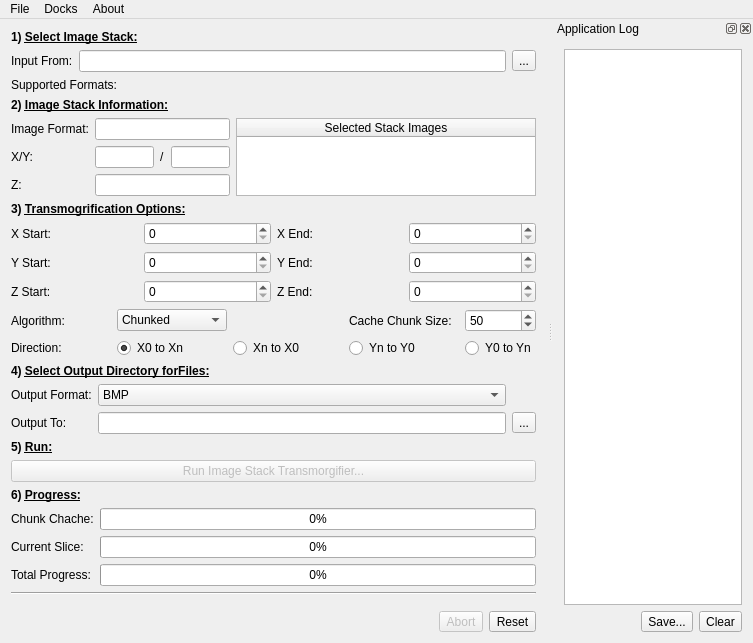
<?xml version="1.0" encoding="UTF-8"?>
<ui version="4.0">
 <class>MainWindow</class>
 <widget class="QMainWindow" name="MainWindow">
  <property name="geometry">
   <rect>
    <x>0</x>
    <y>0</y>
    <width>750</width>
    <height>640</height>
   </rect>
  </property>
  <property name="windowTitle">
   <string>Image Stack Transmogrifer</string>
  </property>
  <widget class="QWidget" name="centralWidget">
   <layout class="QVBoxLayout" name="verticalLayout">
    <item>
     <widget class="QLabel" name="label_6">
      <property name="text">
       <string>&lt;html&gt;&lt;head/&gt;&lt;body&gt;&lt;p&gt;&lt;span style=&quot; font-weight:600;&quot;&gt;1) &lt;/span&gt;&lt;span style=&quot; font-weight:600; text-decoration: underline;&quot;&gt;Select Image Stack:&lt;/span&gt;&lt;/p&gt;&lt;/body&gt;&lt;/html&gt;</string>
      </property>
     </widget>
    </item>
    <item>
     <layout class="QGridLayout" name="gridLayout">
      <item row="0" column="1">
       <widget class="QLineEdit" name="inputFrom">
        <property name="readOnly">
         <bool>true</bool>
        </property>
       </widget>
      </item>
      <item row="0" column="0">
       <widget class="QLabel" name="label">
        <property name="text">
         <string>Input From:</string>
        </property>
       </widget>
      </item>
      <item row="0" column="2">
       <widget class="QToolButton" name="inputFromButton">
        <property name="text">
         <string>...</string>
        </property>
       </widget>
      </item>
     </layout>
    </item>
    <item>
     <layout class="QGridLayout" name="gridLayout_4" columnstretch="0,1" columnminimumwidth="100,0">
      <property name="topMargin">
       <number>0</number>
      </property>
      <item row="0" column="0">
       <widget class="QLabel" name="label_15">
        <property name="text">
         <string>Supported Formats:</string>
        </property>
       </widget>
      </item>
      <item row="0" column="1">
       <widget class="QLabel" name="supportedImageFormats">
        <property name="text">
         <string/>
        </property>
       </widget>
      </item>
     </layout>
    </item>
    <item>
     <widget class="QLabel" name="label_2">
      <property name="text">
       <string>&lt;html&gt;&lt;head/&gt;&lt;body&gt;&lt;p&gt;&lt;span style=&quot; font-weight:600;&quot;&gt;2) &lt;/span&gt;&lt;span style=&quot; font-weight:600; text-decoration: underline;&quot;&gt;Image Stack Information:&lt;/span&gt;&lt;/p&gt;&lt;/body&gt;&lt;/html&gt;</string>
      </property>
     </widget>
    </item>
    <item>
     <layout class="QHBoxLayout" name="horizontalLayout_3" stretch="0,0">
      <property name="leftMargin">
       <number>0</number>
      </property>
      <property name="topMargin">
       <number>0</number>
      </property>
      <property name="rightMargin">
       <number>0</number>
      </property>
      <item>
       <layout class="QGridLayout" name="gridLayout_3">
        <property name="topMargin">
         <number>0</number>
        </property>
        <item row="2" column="0">
         <widget class="QLabel" name="label_3">
          <property name="text">
           <string>Z:</string>
          </property>
         </widget>
        </item>
        <item row="3" column="0">
         <spacer name="verticalSpacer">
          <property name="orientation">
           <enum>Qt::Vertical</enum>
          </property>
          <property name="sizeHint" stdset="0">
           <size>
            <width>20</width>
            <height>40</height>
           </size>
          </property>
         </spacer>
        </item>
        <item row="2" column="1">
         <widget class="QLineEdit" name="numberOfSlices">
          <property name="readOnly">
           <bool>true</bool>
          </property>
         </widget>
        </item>
        <item row="0" column="1">
         <widget class="QLineEdit" name="imageFormat">
          <property name="readOnly">
           <bool>true</bool>
          </property>
         </widget>
        </item>
        <item row="1" column="0">
         <widget class="QLabel" name="label_5">
          <property name="text">
           <string>X/Y:</string>
          </property>
         </widget>
        </item>
        <item row="0" column="0">
         <widget class="QLabel" name="label_4">
          <property name="text">
           <string>Image Format:</string>
          </property>
         </widget>
        </item>
        <item row="1" column="1">
         <layout class="QHBoxLayout" name="horizontalLayout_2">
          <property name="topMargin">
           <number>0</number>
          </property>
          <item>
           <widget class="QLineEdit" name="imageHeight">
            <property name="readOnly">
             <bool>true</bool>
            </property>
           </widget>
          </item>
          <item>
           <widget class="QLabel" name="label_7">
            <property name="text">
             <string>/</string>
            </property>
           </widget>
          </item>
          <item>
           <widget class="QLineEdit" name="imageWidth">
            <property name="readOnly">
             <bool>true</bool>
            </property>
           </widget>
          </item>
         </layout>
        </item>
       </layout>
      </item>
      <item>
       <widget class="QTableWidget" name="selectedStackFiles">
        <property name="minimumSize">
         <size>
          <width>300</width>
          <height>0</height>
         </size>
        </property>
        <property name="editTriggers">
         <set>QAbstractItemView::NoEditTriggers</set>
        </property>
        <property name="dragDropOverwriteMode">
         <bool>false</bool>
        </property>
        <attribute name="horizontalHeaderStretchLastSection">
         <bool>true</bool>
        </attribute>
        <attribute name="verticalHeaderStretchLastSection">
         <bool>false</bool>
        </attribute>
        <column>
         <property name="text">
          <string>Selected Stack Images</string>
         </property>
        </column>
       </widget>
      </item>
     </layout>
    </item>
    <item>
     <widget class="QLabel" name="label_8">
      <property name="text">
       <string>&lt;html&gt;&lt;head/&gt;&lt;body&gt;&lt;p&gt;&lt;span style=&quot; font-weight:600;&quot;&gt;3) &lt;/span&gt;&lt;span style=&quot; font-weight:600; text-decoration: underline;&quot;&gt;Transmogrification Options:&lt;/span&gt;&lt;/p&gt;&lt;/body&gt;&lt;/html&gt;</string>
      </property>
     </widget>
    </item>
    <item>
     <layout class="QGridLayout" name="gridLayout_7">
      <property name="topMargin">
       <number>0</number>
      </property>
      <item row="1" column="0">
       <widget class="QLabel" name="label_22">
        <property name="text">
         <string>Y Start:</string>
        </property>
       </widget>
      </item>
      <item row="0" column="2">
       <widget class="QLabel" name="label_24">
        <property name="text">
         <string>X End:</string>
        </property>
       </widget>
      </item>
      <item row="0" column="0">
       <widget class="QLabel" name="label_21">
        <property name="text">
         <string>X Start:</string>
        </property>
       </widget>
      </item>
      <item row="0" column="1">
       <widget class="QSpinBox" name="xStartValue"/>
      </item>
      <item row="2" column="0">
       <widget class="QLabel" name="label_23">
        <property name="text">
         <string>Z Start:</string>
        </property>
       </widget>
      </item>
      <item row="0" column="3">
       <widget class="QSpinBox" name="xEndValue"/>
      </item>
      <item row="1" column="2">
       <widget class="QLabel" name="label_25">
        <property name="text">
         <string>Y End:</string>
        </property>
       </widget>
      </item>
      <item row="2" column="2">
       <widget class="QLabel" name="label_26">
        <property name="text">
         <string>Z End:</string>
        </property>
       </widget>
      </item>
      <item row="1" column="1">
       <widget class="QSpinBox" name="yStartValue"/>
      </item>
      <item row="2" column="1">
       <widget class="QSpinBox" name="zStartValue"/>
      </item>
      <item row="1" column="3">
       <widget class="QSpinBox" name="yEndValue"/>
      </item>
      <item row="2" column="3">
       <widget class="QSpinBox" name="zEndValue"/>
      </item>
     </layout>
    </item>
    <item>
     <layout class="QGridLayout" name="gridLayout_6" columnstretch="0,0,0,0,1" columnminimumwidth="100,110,110,110,0">
      <property name="topMargin">
       <number>0</number>
      </property>
      <item row="1" column="3">
       <widget class="QLabel" name="label_16">
        <property name="text">
         <string>Cache Chunk Size:</string>
        </property>
       </widget>
      </item>
      <item row="2" column="0">
       <widget class="QLabel" name="label_9">
        <property name="text">
         <string>Direction:</string>
        </property>
       </widget>
      </item>
      <item row="1" column="0">
       <widget class="QLabel" name="label_19">
        <property name="text">
         <string>Algorithm:</string>
        </property>
       </widget>
      </item>
      <item row="1" column="4">
       <widget class="QSpinBox" name="cacheChuckSize">
        <property name="minimum">
         <number>10</number>
        </property>
        <property name="maximum">
         <number>100</number>
        </property>
        <property name="singleStep">
         <number>10</number>
        </property>
        <property name="value">
         <number>50</number>
        </property>
       </widget>
      </item>
      <item row="2" column="2">
       <widget class="QRadioButton" name="directionXntoX0">
        <property name="text">
         <string>Xn to X0</string>
        </property>
       </widget>
      </item>
      <item row="2" column="1">
       <widget class="QRadioButton" name="directionX0toXn">
        <property name="text">
         <string>X0 to Xn</string>
        </property>
        <property name="checked">
         <bool>true</bool>
        </property>
       </widget>
      </item>
      <item row="2" column="4">
       <widget class="QRadioButton" name="directionY0toYn">
        <property name="text">
         <string>Y0 to Yn</string>
        </property>
       </widget>
      </item>
      <item row="2" column="3">
       <widget class="QRadioButton" name="directionYntoY0">
        <property name="text">
         <string>Yn to Y0</string>
        </property>
       </widget>
      </item>
      <item row="1" column="1">
       <widget class="QComboBox" name="comboBox">
        <item>
         <property name="text">
          <string>Chunked</string>
         </property>
        </item>
        <item>
         <property name="text">
          <string>Basic</string>
         </property>
        </item>
       </widget>
      </item>
     </layout>
    </item>
    <item>
     <widget class="QLabel" name="label_11">
      <property name="text">
       <string>&lt;html&gt;&lt;head/&gt;&lt;body&gt;&lt;p&gt;&lt;span style=&quot; font-weight:600;&quot;&gt;4) &lt;/span&gt;&lt;span style=&quot; font-weight:600; text-decoration: underline;&quot;&gt;Select Output Directory for&lt;/span&gt;&lt;span style=&quot; font-weight:600; font-style:italic; text-decoration: underline;&quot;/&gt;&lt;span style=&quot; font-weight:600; text-decoration: underline;&quot;&gt;Files:&lt;/span&gt;&lt;/p&gt;&lt;/body&gt;&lt;/html&gt;</string>
      </property>
     </widget>
    </item>
    <item>
     <layout class="QGridLayout" name="gridLayout_2">
      <property name="topMargin">
       <number>0</number>
      </property>
      <item row="1" column="3">
       <widget class="QToolButton" name="outputToButton">
        <property name="text">
         <string>...</string>
        </property>
       </widget>
      </item>
      <item row="1" column="2">
       <widget class="QLineEdit" name="outputTo">
        <property name="readOnly">
         <bool>true</bool>
        </property>
       </widget>
      </item>
      <item row="1" column="0">
       <widget class="QLabel" name="label_12">
        <property name="text">
         <string>Output To:</string>
        </property>
       </widget>
      </item>
      <item row="0" column="0">
       <widget class="QLabel" name="label_20">
        <property name="text">
         <string>Output Format:</string>
        </property>
       </widget>
      </item>
      <item row="0" column="2">
       <widget class="QComboBox" name="outputFormat">
        <property name="sizeAdjustPolicy">
         <enum>QComboBox::AdjustToContentsOnFirstShow</enum>
        </property>
        <item>
         <property name="text">
          <string>BMP</string>
         </property>
        </item>
        <item>
         <property name="text">
          <string>JPEG</string>
         </property>
        </item>
        <item>
         <property name="text">
          <string>PNG</string>
         </property>
        </item>
        <item>
         <property name="text">
          <string>TIFF</string>
         </property>
        </item>
       </widget>
      </item>
     </layout>
    </item>
    <item>
     <widget class="QLabel" name="label_10">
      <property name="text">
       <string>&lt;html&gt;&lt;head/&gt;&lt;body&gt;&lt;p&gt;&lt;span style=&quot; font-weight:600;&quot;&gt;5) &lt;/span&gt;&lt;span style=&quot; font-weight:600; text-decoration: underline;&quot;&gt;Run:&lt;/span&gt;&lt;/p&gt;&lt;/body&gt;&lt;/html&gt;</string>
      </property>
     </widget>
    </item>
    <item>
     <layout class="QHBoxLayout" name="horizontalLayout">
      <item>
       <widget class="QPushButton" name="runButton">
        <property name="enabled">
         <bool>false</bool>
        </property>
        <property name="text">
         <string>Run Image Stack Transmorgifier...</string>
        </property>
       </widget>
      </item>
     </layout>
    </item>
    <item>
     <widget class="QLabel" name="label_14">
      <property name="text">
       <string>&lt;html&gt;&lt;head/&gt;&lt;body&gt;&lt;p&gt;&lt;span style=&quot; font-weight:600;&quot;&gt;6) &lt;/span&gt;&lt;span style=&quot; font-weight:600; text-decoration: underline;&quot;&gt;Progress:&lt;/span&gt;&lt;/p&gt;&lt;/body&gt;&lt;/html&gt;</string>
      </property>
     </widget>
    </item>
    <item>
     <layout class="QGridLayout" name="gridLayout_5">
      <property name="topMargin">
       <number>0</number>
      </property>
      <item row="1" column="1">
       <widget class="QProgressBar" name="imageProgressBar">
        <property name="maximum">
         <number>10000</number>
        </property>
        <property name="value">
         <number>0</number>
        </property>
        <property name="textVisible">
         <bool>true</bool>
        </property>
        <property name="format">
         <string>%p%</string>
        </property>
       </widget>
      </item>
      <item row="2" column="1">
       <widget class="QProgressBar" name="totalProgressBar">
        <property name="enabled">
         <bool>true</bool>
        </property>
        <property name="value">
         <number>0</number>
        </property>
        <property name="textVisible">
         <bool>true</bool>
        </property>
        <property name="orientation">
         <enum>Qt::Horizontal</enum>
        </property>
        <property name="invertedAppearance">
         <bool>false</bool>
        </property>
        <property name="textDirection">
         <enum>QProgressBar::TopToBottom</enum>
        </property>
        <property name="format">
         <string>%p%</string>
        </property>
       </widget>
      </item>
      <item row="2" column="0">
       <widget class="QLabel" name="label_18">
        <property name="text">
         <string>Total Progress:</string>
        </property>
       </widget>
      </item>
      <item row="1" column="0">
       <widget class="QLabel" name="label_17">
        <property name="text">
         <string>Current Slice:</string>
        </property>
       </widget>
      </item>
      <item row="0" column="1">
       <widget class="QProgressBar" name="chunkProgressBar">
        <property name="value">
         <number>0</number>
        </property>
       </widget>
      </item>
      <item row="0" column="0">
       <widget class="QLabel" name="label_13">
        <property name="text">
         <string>Chunk Chache:</string>
        </property>
       </widget>
      </item>
     </layout>
    </item>
    <item>
     <widget class="Line" name="line">
      <property name="orientation">
       <enum>Qt::Horizontal</enum>
      </property>
     </widget>
    </item>
    <item>
     <layout class="QHBoxLayout" name="horizontalLayout_5">
      <property name="topMargin">
       <number>10</number>
      </property>
      <item>
       <spacer name="horizontalSpacer">
        <property name="orientation">
         <enum>Qt::Horizontal</enum>
        </property>
        <property name="sizeHint" stdset="0">
         <size>
          <width>40</width>
          <height>20</height>
         </size>
        </property>
       </spacer>
      </item>
      <item>
       <widget class="QToolButton" name="abortButton">
        <property name="enabled">
         <bool>false</bool>
        </property>
        <property name="text">
         <string>Abort</string>
        </property>
       </widget>
      </item>
      <item>
       <widget class="QToolButton" name="resetButton">
        <property name="text">
         <string>Reset</string>
        </property>
       </widget>
      </item>
     </layout>
    </item>
   </layout>
  </widget>
  <widget class="QDockWidget" name="logDockWidget">
   <property name="enabled">
    <bool>true</bool>
   </property>
   <property name="minimumSize">
    <size>
     <width>200</width>
     <height>148</height>
    </size>
   </property>
   <property name="windowTitle">
    <string>Application Log</string>
   </property>
   <attribute name="dockWidgetArea">
    <number>2</number>
   </attribute>
   <widget class="QWidget" name="dockWidgetContents">
    <layout class="QVBoxLayout" name="verticalLayout_2">
     <item>
      <widget class="QTextBrowser" name="logBrowser"/>
     </item>
     <item>
      <layout class="QHBoxLayout" name="horizontalLayout_4">
       <property name="topMargin">
        <number>0</number>
       </property>
       <item>
        <spacer name="horizontalSpacer_2">
         <property name="orientation">
          <enum>Qt::Horizontal</enum>
         </property>
         <property name="sizeHint" stdset="0">
          <size>
           <width>40</width>
           <height>20</height>
          </size>
         </property>
        </spacer>
       </item>
       <item>
        <widget class="QToolButton" name="saveLogButton">
         <property name="text">
          <string>Save...</string>
         </property>
        </widget>
       </item>
       <item>
        <widget class="QToolButton" name="clearLogButton">
         <property name="text">
          <string>Clear</string>
         </property>
        </widget>
       </item>
      </layout>
     </item>
    </layout>
   </widget>
  </widget>
  <widget class="QMenuBar" name="menuBar">
   <property name="geometry">
    <rect>
     <x>0</x>
     <y>0</y>
     <width>750</width>
     <height>21</height>
    </rect>
   </property>
   <widget class="QMenu" name="menuFile">
    <property name="title">
     <string>File</string>
    </property>
    <addaction name="actionClose"/>
   </widget>
   <widget class="QMenu" name="menuDocks">
    <property name="title">
     <string>Docks</string>
    </property>
    <addaction name="actionApplicationLogShow"/>
   </widget>
   <widget class="QMenu" name="menuAbout">
    <property name="title">
     <string>About</string>
    </property>
   </widget>
   <addaction name="menuFile"/>
   <addaction name="menuDocks"/>
   <addaction name="menuAbout"/>
  </widget>
  <action name="actionClose">
   <property name="text">
    <string>Close</string>
   </property>
  </action>
  <action name="actionApplicationLogShow">
   <property name="checkable">
    <bool>true</bool>
   </property>
   <property name="checked">
    <bool>true</bool>
   </property>
   <property name="text">
    <string>Application Log</string>
   </property>
  </action>
 </widget>
 <layoutdefault spacing="6" margin="11"/>
 <resources/>
 <connections>
  <connection>
   <sender>actionClose</sender>
   <signal>triggered()</signal>
   <receiver>MainWindow</receiver>
   <slot>close()</slot>
   <hints>
    <hint type="sourcelabel">
     <x>-1</x>
     <y>-1</y>
    </hint>
    <hint type="destinationlabel">
     <x>299</x>
     <y>299</y>
    </hint>
   </hints>
  </connection>
  <connection>
   <sender>actionApplicationLogShow</sender>
   <signal>toggled(bool)</signal>
   <receiver>logDockWidget</receiver>
   <slot>setHidden(bool)</slot>
   <hints>
    <hint type="sourcelabel">
     <x>-1</x>
     <y>-1</y>
    </hint>
    <hint type="destinationlabel">
     <x>299</x>
     <y>580</y>
    </hint>
   </hints>
  </connection>
 </connections>
</ui>
